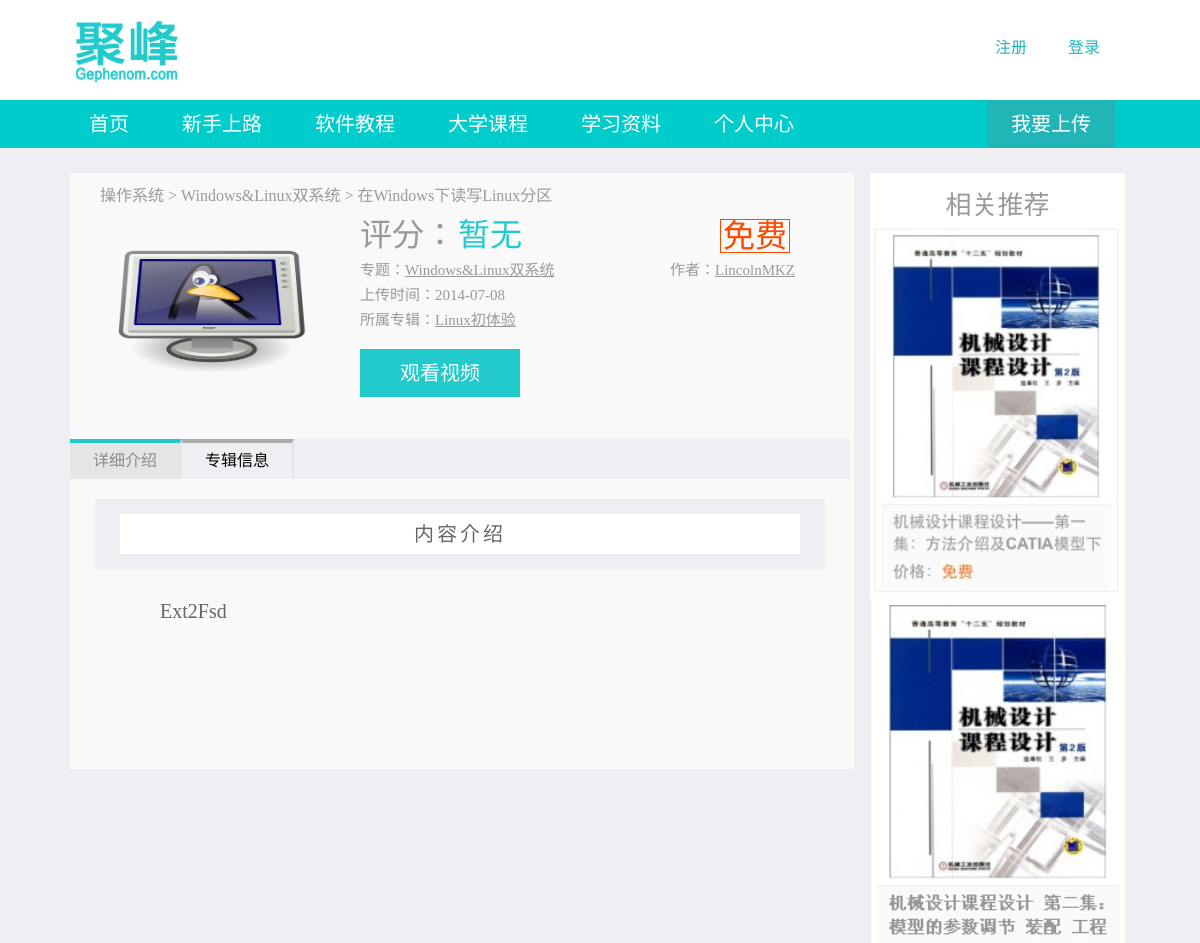
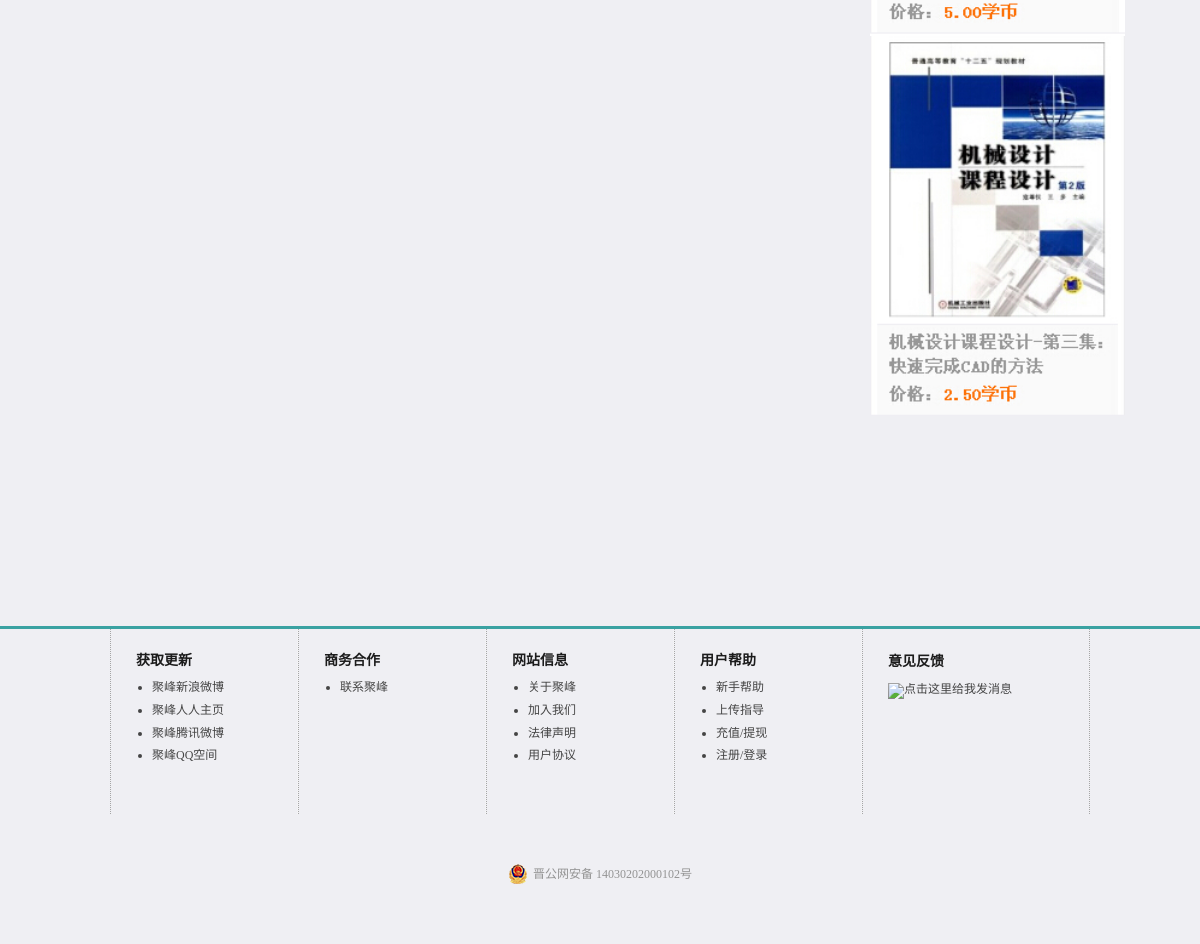
Screenshot of /tutorial/intro.php?id=24 with the database file from the repository (2 pictures, top to bottom).
### tables this page shows
CREATE TABLE IF NOT EXISTS `tutorial_category0` (
  `id` int(10) unsigned NOT NULL AUTO_INCREMENT,
  `class0` varchar(15) NOT NULL,
  PRIMARY KEY (`id`)
);

CREATE TABLE IF NOT EXISTS `tutorial_category1` (
  `id` int(10) unsigned NOT NULL AUTO_INCREMENT,
  `class0_id` int(10) unsigned NOT NULL,
  `class1` varchar(30) NOT NULL,
  PRIMARY KEY (`id`)
);

CREATE TABLE IF NOT EXISTS `tutorial` (
  `id` int(10) unsigned NOT NULL AUTO_INCREMENT,
  `user_id` int(10) unsigned NOT NULL,
  `category` int(11) NOT NULL DEFAULT '0',
  `heading` varchar(50) NOT NULL,
  `video` varchar(70) NOT NULL,
  `youku_id` varchar(20) NOT NULL DEFAULT '0',
  `summary` varchar(630) NOT NULL,
  `series_id` int(11) unsigned NOT NULL DEFAULT '0',
  `upload_picture1` varchar(70) NOT NULL,
  `upload_picture2` varchar(70) NOT NULL,
  `upload_picture3` varchar(70) NOT NULL,
  `upload_picture4` varchar(70) NOT NULL,
  `upload_picture5` varchar(70) NOT NULL,
  `attachment` varchar(70) NOT NULL,
  `price` decimal(5,2) NOT NULL,
  `date` timestamp NOT NULL DEFAULT CURRENT_TIMESTAMP,
  `pass` int(11) NOT NULL DEFAULT '0',
  `title_picture` varchar(70) NOT NULL,
  PRIMARY KEY (`id`)
);

CREATE TABLE IF NOT EXISTS `user` (
  `id` int(10) unsigned NOT NULL AUTO_INCREMENT,
  `phone_number` varchar(15) NOT NULL DEFAULT '0',
  `email` varchar(40) NOT NULL DEFAULT '0',
  `nickname` varchar(12) NOT NULL,
  `password` varchar(40) NOT NULL,
  `money` decimal(8,2) NOT NULL DEFAULT '0.00',
  `logintime` timestamp NOT NULL DEFAULT CURRENT_TIMESTAMP,
  `qq` varchar(15) NOT NULL DEFAULT '0',
  PRIMARY KEY (`id`)
);

CREATE TABLE IF NOT EXISTS `tutorial_series` (
  `id` int(10) unsigned NOT NULL AUTO_INCREMENT,
  `series_name` varchar(30) NOT NULL,
  `user_id` int(11) NOT NULL,
  `title_picture` varchar(70) NOT NULL,
  `date` timestamp NOT NULL DEFAULT CURRENT_TIMESTAMP,
  PRIMARY KEY (`id`)
);

### tutorial/intro.php (the view, shortened to what this page needs)
<?php
require_once("../repeat_code/head.php")
?>
<?php
if(isset($_GET['id'])){$id=$_GET['id'];}else{exit;}
$query="SELECT e.*,b.*,u.nickname ".
"FROM tutorial AS e ".
"INNER JOIN buy_tutorial AS b ON(b.tutorial_id=e.id) ".
"INNER JOIN user AS u ON(u.id=b.user_id) ".
"WHERE e.id='$id'";
$result=mysqli_query($dbc,$query) or die('出错');
$jiaoyiliang=mysqli_num_rows($result);
$arr= array();
$i=0;
if($jiaoyiliang==0||$i==0){$pinfen='暂无';}else{
$pinfen/=$i;$pinfen=sprintf("%.2f", $pinfen);
}
$query1="SELECT * FROM tutorial WHERE id='$id' LIMIT 1";
$result1=mysqli_query($dbc,$query1) or die('出错');
$row1=mysqli_fetch_array($result1);
$title_picture=$row1['title_picture'];
$category_id=$row1['category'];
$query2="SELECT * FROM tutorial_category1 WHERE id='$category_id' LIMIT 1";
$result2=mysqli_query($dbc,$query2) or die('出错');
$row2=mysqli_fetch_array($result2);
$query3="SELECT * FROM tutorial_category0 WHERE id='$row2[class0_id]' LIMIT 1";
$result3=mysqli_query($dbc,$query3) or die('出错');
$row3=mysqli_fetch_array($result3);
$query5="SELECT e.*,u.nickname ".
"FROM tutorial AS e ".
"INNER JOIN user AS u ON(u.id=e.user_id) ".
"WHERE e.id='$id'";
$result5=mysqli_query($dbc,$query5) or die('出错');
$row=mysqli_fetch_array($result5);
if($row['series_id']!=0){
$query_series="SELECT * FROM tutorial_series WHERE id='$row[series_id]' LIMIT 1";
$result_series=mysqli_query($dbc,$query_series) or die('错误');
$row_series=mysqli_fetch_array($result_series);
$series_name=$row_series['series_name'];
$series_id=$row_series['id'];
}else{$series_name='无';}
?>
<link type="text/css" rel="stylesheet" href="intro.css"/>
</head>
<body>
<div id="frame">
  <?php
require_once("../repeat_code/nav.php")
?>
  <div id="page">
    <div class="intro_container">
      <div class="intro_information">
        <div class="intro_details">
          <div class="intro_details_a1">
            <p class="de_tittle1"><?php echo $row3['class0'];?></p>
            <p class="de_tittle1">&nbsp;>&nbsp;</p>
            <p class="de_tittle1" ><?php echo $row2['class1']?></p>
            <p class="de_tittle1">&nbsp;>&nbsp;<?php echo $row['heading']?></p>
            <div class="a1_top">
              <div class="intro_details_a1_img"> <a target="_blank" title="点击查看大图" href="tutorials/<?php echo $title_picture?>"><img alt="<?php echo $row['heading']?>视频教程" src="tutorials/<?php echo $title_picture?>" width="220px" height="140px;" /> </a> </div>
              <div class="a1_top_right">
                <p id="rmb">评分：</p>
                <p id="rmb_num1"><?php echo $pinfen;?></p>
                <p id="rmb_num">
                  <?php if($row['price']==0){echo '免费';}else{echo $row['price'].'学币';}?></p>
                <div class="intro_details_a1_information">
                  <ul class="intro_row2">
                    <li class="intro_row2_1">专题：<a href="video_topics.php?category=<?php echo $category_id?>"><?php echo $row2['class1']?></a></li>
                    <li class="intro_row2_4">作者：<a  target="_blank" href="/personal_index/personal_show.php?nickname=<?php echo $row['nickname']?>"><?php echo $row['nickname']?></a></li>
                    <li class="intro_row2_1">上传时间：<?php echo substr($row['date'],0,10)?></li>
                    <li class="intro_row2_4">
                    </li>
                    <li class="intro_row2_1">所属专辑：<a  href="/tutorial/video_topics.php?sort=4&category=<?php echo $category?>&type=0&series=<?php echo $series_id?>"><?php echo $series_name?></a></li>
                    <li class="intro_row2_4">
                    </li>
                  </ul>
                </div>
                <div class="intro_play_con">
                  <?php
if($row['price']==0)
{echo '<a class="intro_play" href="display.php?id=';echo $id.'";>观看视频</a>';}
							 ?>
                </div>
              </div>
            </div>
          </div>
          <div class="intro_details_a2">
            <div class="tabContainer">
              <ul id="tabHeader">
                <li>详细介绍</li>
                <?php if($series_name!='无'){echo '<li>专辑信息</li>';}?>
              </ul>
              <div id="contents">
                <div class="tabContent">
                  <div class="jianjie_con">
                    <p class="jieshao_zi">内容介绍</p>
                  </div>
                  <p class="jieshao_neirong"><?php echo $row['summary']?></p>
                </div>
                      <?php
$i=0;
foreach($arr as $row){if(!empty($row['grade'])){$i++;}}
?>
                      <?php
foreach($arr as $row){if(!empty($row['grade'])){
?>
                      <div class="comment">
                        <div class="comment_infor">
                          <div class="comment_left">
                            <p class="comment_a"><?php echo $row['nickname']?></p>
                            <p class="comment_b"><?php echo $row['criticism_date']?></p>
                          </div>
                          <div class="comment_right">
                            <p><?php echo $row['grade']?>分</p>
                          </div>
                        </div>
                        <div class="comment_details"><?php echo $row['criticism']?></div>
                      </div>
                      <?php }}?>
                      <?php
$i=0;
foreach($arr as $row){$i++;}
?>
                      <?php
foreach($arr as $row){
?>
                      <div class="comment1">
                        <div class="comment_infor">
                          <div class="comment_left">
                            <p class="comment_a"><?php echo $row['nickname']?></p>
                            <p class="comment_b"><?php echo $row['criticism_date']?></p>
                          </div>
                        </div>
                      </div>
                      <?php }?>
              </div>
            </div>
          </div>
        </div>
        <div class="intro_ads"><p class="ads_tittle">相关推荐</p>
        <a href="/examination/intro.php?id=9"><img src="/image/catia2.png" title="机械设计课程设计 第一集：方法介绍及CATIA模型下载" alt="<?php echo $row['heading']?>视频教学" width="100%" height="380px"></a>
       <a href="/examination/intro.php?id=10"> <img src="/image/catia3.png"  title="机械设计课程设计 第二集：模型的参数调节 装配 工程图（上" alt="<?php echo $row['heading']?>视频教学" width="100%" height="380px"></a>
        <a href="/examination/intro.php?id=14"><img src="/image/catia5.png"  title="机械设计课程设计-第三集：快速完成CAD的方法" alt="<?php echo $row['heading']?>视频教学" width="100%" height="380px"></a>
        </div>
      </div>
    </div>
  </div>
</div>
<?php
require_once("../repeat_code/footer.php");
?>
</body>
</html>

### repeat_code/head.php (shortened to what this page needs)
<!DOCTYPE html PUBLIC "-//W3C//DTD XHTML 1.0 Transitional//EN" "http://www.w3.org/TR/xhtml1/DTD/xhtml1-transitional.dtd">
<html xmlns="http://www.w3.org/1999/xhtml">
<head>
<link href="/css/share.css" rel="stylesheet" type="text/css" />

### repeat_code/nav.php (shortened to what this page needs)
<div class="navContainer">
       <div class="logo">
          <div class="logo_container">
               <a href="/index.php"><img alt="聚峰网" src="/image/LOGO.gif" height="70" width="160" /></a>
          </div>
          <div class="denglu_container">
               <?php
if(isset($_SESSION['session_user_id'])){?><li id="kehuxinxi"><a href="/personal_index/personal_index.php"><?php echo '昵称：'.$_SESSION['session_nickname'].'<br /><br />'.'余额：'.$_SESSION['session_money'].' 学币';?></a></li><?php }
else
{?><li id="dengLu"><a href="/login/login.php">登录</a></li><li class="zhuce"><a href="/login/sign_in.php">注册</a></li><?php }
?>
          </div>
       </div>
       <div id="nav">
           <ul class="nav_con">
              <li><a href="/index.php">首页</a></li>
              <li><a href="/help/display.php?id=1">新手上路</a></li>
              <li><a href="/tutorial/tutorial_topics.php">软件教程</a></li>
              <li><a href="/examination/examination_topics.php">大学课程</a></li>
              <li><a href="/key/key_topics.php">学习资料</a></li>
              <li><a href="/personal_index/personal_index.php">个人中心</a></li>
             <a href="/upload_select.php"> <li class="upload">
                  <p>我要上传</p>
              </li></a>
           </ul>
       </div>
</div>

### repeat_code/footer.php (shortened to what this page needs)
<div class="site-info-w">
    <div class="site-info">
        <div class="site-info__item">
            <h3>获取更新</h3>
            <ul>
                <li><a rel="nofollow" href="http://weibo.com/5124100511" target="_blank">聚峰新浪微博</a></li>
                <li><a rel="nofollow" href="http://page.renren.com/601880049" target="_blank">聚峰人人主页</a></li>
                <li><a rel="nofollow" href="http://t.qq.com/gephenom
" target="_blank">聚峰腾讯微博</a></li>
                <li><a rel="nofollow" href="http://user.qzone.qq.com/2089117167" target="_blank">聚峰QQ空间</a></li>
            </ul>
        </div>
        <div class="site-info__item">
            <h3>商务合作</h3>
            <ul>
                <li><a rel="nofollow" href="#">联系聚峰</a></li>
            </ul>
        </div>
        <div class="site-info__item">
            <h3>网站信息</h3>
            <ul>
                <li><a rel="nofollow" href="#">关于聚峰</a></li>
                <li><a rel="nofollow" href="#">加入我们</a></li>
                <li><a rel="nofollow" href="#">法律声明</a></li>
                <li><a rel="nofollow" href="#">用户协议</a></li>
            </ul>
        </div>
        <div class="site-info__item">
            <h3>用户帮助</h3>
            <ul>
                <li><a rel="nofollow" href="/help/display.php?id=1">新手帮助</a></li>
                <li><a rel="nofollow" href="/help/display.php?id=2">上传指导</a></li>
                <li><a rel="nofollow" href="/personal_index/personal_index.php">充值/提现</a></li>
                <li><a rel="nofollow" href="/login/login.php">注册/登录</a></li>
            </ul>
        </div>
        <div class="site-info__item site-info__item--service">
            <h3>意见反馈</h3>
            <div class="contact-info">
<a target="_blank" href="http://wpa.qq.com/msgrd?v=3&uin=401048056&site=qq&menu=yes"><img border="0" src="http://wpa.qq.com/pa?p=2:401048056:51" alt="点击这里给我发消息" title="点击这里给我发消息"/></a>
            </div>
        </div>
        <div class="copyright">
            <div style="width:300px;margin:0 auto; padding:20px 0;">
                <img src="../image/gonganbubeian.png"><a target="_blank" href="http://www.beian.gov.cn/portal/registerSystemInfo?recordcode=14030202000102" style="display:inline-block;text-decoration:none;height:20px;line-height:20px;"><img src="" style="float:left;"/><p style="float:left;height:20px;line-height:20px;margin: 0px 0px 0px 5px; color:#939393;">晋公网安备 14030202000102号</p></a>
            </div>
        </div>
        </div>
</div>

### tutorial/intro.css (style rules this page uses)
#page { margin:0 auto; padding-top:5px; height:auto; padding-bottom:20px; background-color:#efeff3; overflow:auto; }
.intro_container { width:1060px; height:auto; padding-bottom:80px; overflow:auto; margin:0 auto; }
.intro_information { margin:20px auto; height:auto; overflow:auto; padding-bottom:90px; }
.intro_details { width:74%; height:auto; float:left; padding-bottom:80px; margin-right:1.5%; background-color:#f9f9f9; overflow:auto; }
.intro_ads { width:24%; background-color:#fff; height:auto; float:left; }
.de_tittle1 { padding-bottom:15px; color:#9a9a9a; float:left; }
.a1_top { clear:both; }
.intro_details_a1 { margin:0 auto; height:220px; padding:15px 0px 0px 30px; }
.a1_top_right { width:470px; height:210px; float:left; }
.intro_play_con { width:auto; height:60px; margin-top:130px; }
.intro_details_a2 ul { float: left; font-size:16px; background-color:#efeff3; list-style: none; width:780px; }
.intro_details_a2 li { cursor:pointer; float:left; padding:10px; text-align:center; width:90px; border-right:2px #e5e5e8 solid; border-top:4px solid #ABABAB; }
.tabContainer { margin:10px auto 0 auto; float:left; width:600px; }
.tabContent { float:left; height:auto; padding:5px; width:770px; margin-top:15px; }
.active { background-color:#e5e5e8; color:#8B8B8B; border-top:4px solid #22cacc !important; }
.intro_details_a1_information a { text-decoration: underline; color:#999999; }
#rmb { color:#999999; float:left; font-size:32px; margin-left:40px; }
#rmb_num { color:#fc4a00; float:right; font-size:32px; border:1px solid #fc4a00; padding:0 2px; margin-right:0px; }
#rmb_num1 { color:#22cacc; float:left; font-size:32px; padding:0 2px; }
.intro_details_a1_img { float:left; margin-top:20px; }
.intro_details_a1_information { float:left; height:100px; width:490px; padding-left:40px; }
.intro_details_a1 ul { margin:10px 0 0 0px ; font-size:15px; color:#999999; }
.intro_details_a1 ul li { padding-bottom:10px; }
.intro_row2 { clear:left; }
.intro_row2_1 { float:left; width:310px; }
.intro_play { width:160px; padding:14px 0px; text-align:center; background-color:#22cacc; color:#FFF; font-size:20px; margin:20px 0 0 40px; display:block; }
.jianjie_con { width:auto; height:auto; padding:15px 25px 15px 25px; text-align:center; background-color:#efeff3; margin:0 20px; }
.jieshao_zi { font-size:20px; color:#666666; padding:10px 30px; display:block; background-color:#FFF; letter-spacing:3px; }
.jieshao_neirong { font-size:20px; color:#666666; padding:10px 30px; display:block; margin:20px 20px 50px 20px; line-height:25px; text-indent:35px; }
.ads_tittle { font-size:26px; color:#999; text-align:center; margin-top:20px; }

### css/nav.css (style rules this page uses)
.logo { width:auto; margin:0 auto; height:100px; }
#nav { margin:auto; background-color:#0CC; background-repeat:repeat; }
#nav ul { width:1060px; margin:0 auto; list-style:none; overflow:auto; background-color:#0CC; background-repeat:repeat; }
#nav ul li { float:left; margin-right:15px; }
.logo { width:1120px; height:100px; margin:0 auto; }
.logo_container { padding-left:10px; padding-top:15px; height:70px; width:200px; float:left; }
.denglu_container { width:200px; height:50px; padding-top:25px; float:right; margin-right:0px; }
.denglu_container li { list-style:none; }
.denglu_container li a { list-style:none; display:block; font-size:16px; font-weight:400; text-decoration:none; margin:0 10px; color:#22b5b7; }
#dengLu { margin-top:15px; margin-right:50px; !important; float:right !important; }
.zhuce { margin-top:15px; margin-left:25px; !important; }
#nav ul li a { display:block; font-size:20px; font-weight:400; text-decoration:none; float:left; margin:0 5px; color:#fff; padding:14px 14px; }
.upload { float:right; margin-left:159px; font-size:20px; font-weight:400; text-decoration:none; color:#fff; padding:14px 24px; background-color:#22b5b7; }

### rows the page displays
tutorial_category0: class0 "操作系统"
tutorial_category1: class1 "Windows&Linux双系统"
tutorial: heading "在Windows下读写Linux分区", title_picture (picture), user.nickname "LincolnMKZ", date "2014-07-08", summary "Ext2Fsd"
tutorial_series: series_name "Linux初体验"

### other values shown
$pinfen "暂无"
